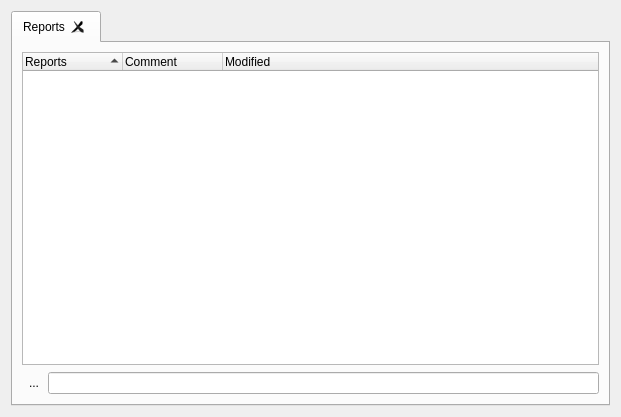
<?xml version="1.0" encoding="UTF-8"?>
<ui version="4.0">
 <class>KReportsView</class>
 <widget class="QWidget" name="KReportsView">
  <property name="geometry">
   <rect>
    <x>0</x>
    <y>0</y>
    <width>621</width>
    <height>417</height>
   </rect>
  </property>
  <property name="windowTitle">
   <string>KReportsView</string>
  </property>
  <layout class="QVBoxLayout" name="verticalLayout_2">
   <item>
    <widget class="QTabWidget" name="m_reportTabWidget">
     <property name="currentIndex">
      <number>0</number>
     </property>
     <property name="tabsClosable">
      <bool>true</bool>
     </property>
     <widget class="QWidget" name="m_listTab">
      <attribute name="title">
       <string comment=" ">Reports</string>
      </attribute>
      <layout class="QVBoxLayout" name="verticalLayout">
       <item>
        <widget class="QTreeWidget" name="m_tocTreeWidget">
         <property name="contextMenuPolicy">
          <enum>Qt::CustomContextMenu</enum>
         </property>
         <property name="horizontalScrollBarPolicy">
          <enum>Qt::ScrollBarAlwaysOff</enum>
         </property>
         <property name="alternatingRowColors">
          <bool>true</bool>
         </property>
         <property name="sortingEnabled">
          <bool>true</bool>
         </property>
         <property name="allColumnsShowFocus">
          <bool>true</bool>
         </property>
         <column>
          <property name="text">
           <string>Reports</string>
          </property>
         </column>
         <column>
          <property name="text">
           <string>Comment</string>
          </property>
         </column>
         <column>
          <property name="text">
           <string>Modified</string>
          </property>
         </column>
        </widget>
       </item>
       <item>
        <widget class="QWidget" name="m_filterContainer" native="true">
         <layout class="QHBoxLayout" name="horizontalLayout" stretch="0,2">
          <property name="spacing">
           <number>2</number>
          </property>
          <property name="leftMargin">
           <number>0</number>
          </property>
          <property name="topMargin">
           <number>1</number>
          </property>
          <property name="rightMargin">
           <number>0</number>
          </property>
          <property name="bottomMargin">
           <number>1</number>
          </property>
          <item>
           <widget class="QToolButton" name="m_closeButton">
            <property name="text">
             <string>...</string>
            </property>
            <property name="autoRaise">
             <bool>true</bool>
            </property>
           </widget>
          </item>
          <item>
           <widget class="QLineEdit" name="m_searchWidget"/>
          </item>
         </layout>
        </widget>
       </item>
      </layout>
     </widget>
    </widget>
   </item>
  </layout>
 </widget>
 <resources/>
 <connections/>
</ui>
